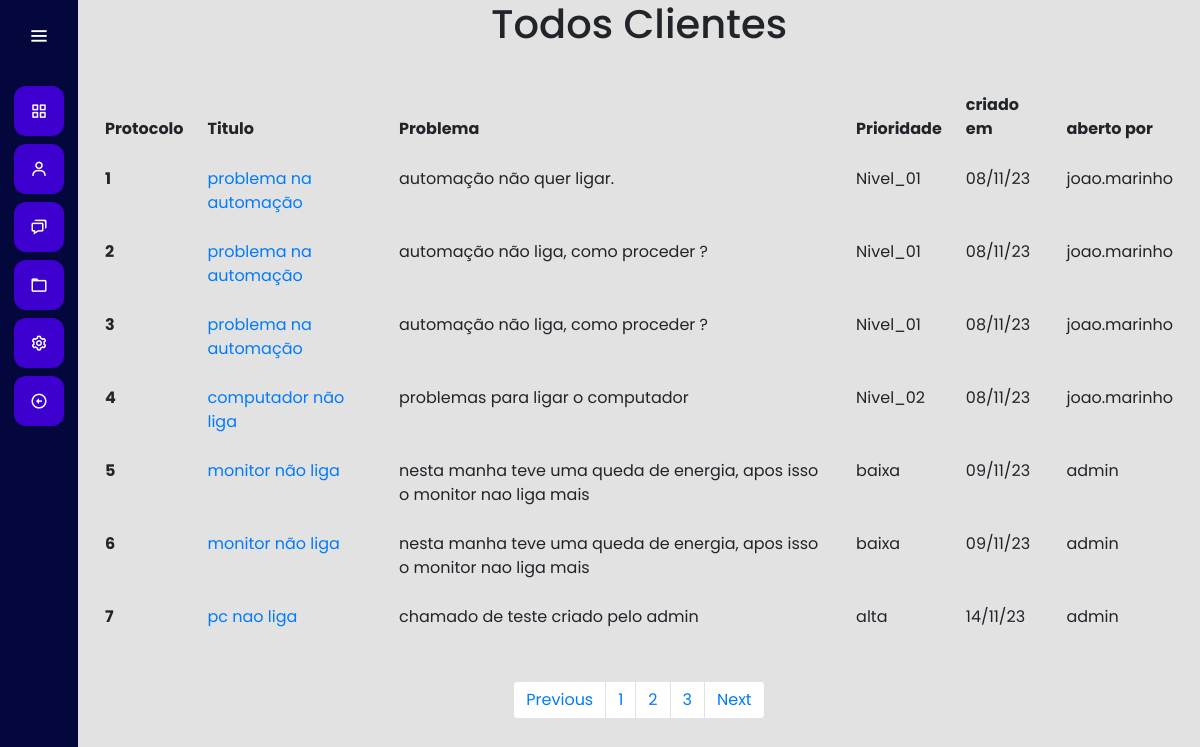
The app's page /chamados (signed in) with its own data.
### app/models/chamados.py (models this page shows)
class Chamados(db.Model):
    sequencia_id = db.Column(db.Integer, primary_key = True)
    titulo =  db.Column(db.String(100), nullable=False)
    problema = db.Column(db.String(100), nullable=False)
    nivel = db.Column(db.String(100), nullable=False)
    data_create = db.Column(db.DateTime, default=datetime.utcnow())
    data_closed = db.Column(db.String(100))
    status = db.Column(db.String(20), nullable=False)
    comentario = db.Column(db.String(255))
    aberto_por = db.Column(db.Integer, db.ForeignKey('usuario.id'))
    assumido_por = db.Column(db.String(255))
    fechado_por = db.Column(db.String(255))

### app/views/chamados/chamados.py (the view)
@app.route("/chamados")
@login_required
def chamados():
    query = Chamados.query.all()
    return render_template('chamados/chamados.html', result=query)

### app/views/auth/auth.py (called while the page is built)
@login_manager.user_loader
def load_user(user_id):
    return Usuario.query.get(int(user_id))

### app/templates/chamados/chamados.html (shortened to what this page needs)
{% extends "base.html" %}
{% block dashboard %}
<div>
    <h1 align="center"> Todos Clientes</h1>
    <div class="container">
      <br>
        <table class="table">
            <thead>
              <tr>
                <th scope="col">Protocolo</th>
                <th scope="col">Titulo</th>
                <th scope="col">Problema</th>
                <th scope="col">Prioridade</th>
                <th scope="col">criado em</th>
                <th scope="col">aberto por</th>
              </tr>
            </thead>
            <tbody>
              {% for chamados in result %}
                <tr>
                  <th scope="row">{{chamados.sequencia_id}}</th>
                  <td><a href="{{url_for('chamados_id', id = chamados.sequencia_id)}}">{{chamados.titulo}}</a></td>
                  <td>{{chamados.problema}}</td>
                  <td>{{chamados.nivel}}</td>
                  <td>{{chamados.data_create.strftime('%d/%m/%y')}}</td>
                  <td>{{chamados.aberto_por}}</td>
                </tr>
              {% endfor %}
            </tbody>
          </table>
    </div>
    <br>
    <nav aria-label="Page navigation">
      <ul class="pagination">
        <li class="page-item"><a class="page-link" href="#">Previous</a></li>
        <li class="page-item"><a class="page-link" href="#">1</a></li>
        <li class="page-item"><a class="page-link" href="#">2</a></li>
        <li class="page-item"><a class="page-link" href="#">3</a></li>
        <li class="page-item"><a class="page-link" href="#">Next</a></li>
      </ul>
    </nav>
</div>
{% endblock %}

### app/static/general/css/base.css (style rules this page uses)
* { margin: 0; padding: 0; box-sizing: border-box; font-family: "Poppins" , sans-serif; }

### app/static/general/css/general.css (style rules this page uses)
:root { --main-color: #3e00ce; --dark-color: #03073b; --light-color: #ffc27f; --contrast-color: #f88863; --differential-color: #ffe29a; }

### app/templates/chamados/chamados.html (style rules this page uses)
nav { display: flex; flex-direction: column; align-items: center; }

### records on screen
Chamados: sequencia_id "1", titulo "problema na automação", problema "automação não quer ligar.", nivel "Nivel_01", data_create "08/11/23", aberto_por "joao.marinho"
Chamados: sequencia_id "2", titulo "problema na automação", problema "automação não liga, como proceder ?", nivel "Nivel_01", data_create "08/11/23", aberto_por "joao.marinho"
Chamados: sequencia_id "3", titulo "problema na automação", problema "automação não liga, como proceder ?", nivel "Nivel_01", data_create "08/11/23", aberto_por "joao.marinho"
Chamados: sequencia_id "4", titulo "computador não liga", problema "problemas para ligar o computador", nivel "Nivel_02", data_create "08/11/23", aberto_por "joao.marinho"
Chamados: sequencia_id "5", titulo "monitor não liga", problema "nesta manha teve uma queda de energia, apos isso o monitor nao liga mais", nivel "baixa", data_create "09/11/23", aberto_por "admin"
Chamados: sequencia_id "6", titulo "monitor não liga", problema "nesta manha teve uma queda de energia, apos isso o monitor nao liga mais", nivel "baixa", data_create "09/11/23", aberto_por "admin"
Chamados: sequencia_id "7", titulo "pc nao liga", problema "chamado de teste criado pelo admin", nivel "alta", data_create "14/11/23", aberto_por "admin"
